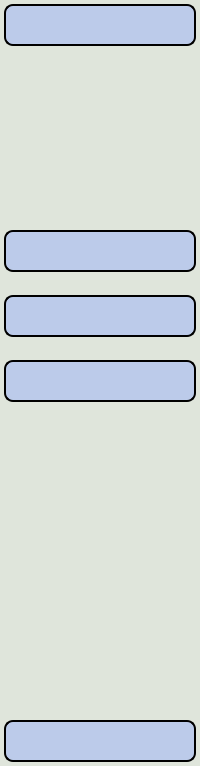
        <widget class="QWidget" name="menu" native="true">
         <property name="minimumSize">
          <size>
           <width>50</width>
           <height>0</height>
          </size>
         </property>
         <property name="maximumSize">
          <size>
           <width>500</width>
           <height>16777215</height>
          </size>
         </property>
         <property name="styleSheet">
          <string notr="true">background-color:rgb(223,229,219);
border-radius: 9px;
</string>
         </property>
         <layout class="QVBoxLayout" name="verticalLayout_11">
          <property name="spacing">
           <number>1</number>
          </property>
          <property name="leftMargin">
           <number>0</number>
          </property>
          <property name="topMargin">
           <number>0</number>
          </property>
          <property name="rightMargin">
           <number>0</number>
          </property>
          <property name="bottomMargin">
           <number>0</number>
          </property>
          <item>
           <widget class="QPushButton" name="menu_btn">
            <property name="sizePolicy">
             <sizepolicy hsizetype="Minimum" vsizetype="Fixed">
              <horstretch>0</horstretch>
              <verstretch>0</verstretch>
             </sizepolicy>
            </property>
            <property name="minimumSize">
             <size>
              <width>40</width>
              <height>50</height>
             </size>
            </property>
            <property name="font">
             <font>
              <family>Cascadia Code</family>
              <pointsize>12</pointsize>
             </font>
            </property>
            <property name="layoutDirection">
             <enum>Qt::LeftToRight</enum>
            </property>
            <property name="styleSheet">
             <string notr="true">margin: 4px 4px 4px 4px;
background-color:rgb(188,203,234);
border-radius:9px;
border: 2px solid #000;
font-size: 12pt;
</string>
            </property>
            <property name="text">
             <string/>
            </property>
            <property name="icon">
             <iconset resource="resources/resources.qrc">
              <normaloff>:/icon-dark/icon-dark/menu.svg</normaloff>:/icon-dark/icon-dark/menu.svg</iconset>
            </property>
            <property name="iconSize">
             <size>
              <width>30</width>
              <height>30</height>
             </size>
            </property>
            <property name="autoRepeatDelay">
             <number>300</number>
            </property>
            <property name="autoRepeatInterval">
             <number>100</number>
            </property>
           </widget>
          </item>
          <item>
           <spacer name="verticalSpacer">
            <property name="orientation">
             <enum>Qt::Vertical</enum>
            </property>
            <property name="sizeType">
             <enum>QSizePolicy::Fixed</enum>
            </property>
            <property name="sizeHint" stdset="0">
             <size>
              <width>20</width>
              <height>160</height>
             </size>
            </property>
           </spacer>
          </item>
          <item>
           <widget class="QWidget" name="remote_controllers" native="true">
            <property name="minimumSize">
             <size>
              <width>0</width>
              <height>210</height>
             </size>
            </property>
            <layout class="QVBoxLayout" name="verticalLayout">
             <property name="spacing">
              <number>0</number>
             </property>
             <property name="leftMargin">
              <number>0</number>
             </property>
             <property name="topMargin">
              <number>0</number>
             </property>
             <property name="rightMargin">
              <number>0</number>
             </property>
             <property name="bottomMargin">
              <number>0</number>
             </property>
             <item>
              <widget class="QPushButton" name="home_btn">
               <property name="minimumSize">
                <size>
                 <width>0</width>
                 <height>50</height>
                </size>
               </property>
               <property name="font">
                <font>
                 <family>Cascadia Code</family>
                 <pointsize>12</pointsize>
                </font>
               </property>
               <property name="styleSheet">
                <string notr="true">margin: 4px 4px 4px 4px;
background-color:rgb(188,203,234);
border-radius:9px;
border: 2px solid #000;
font-size: 12pt;
</string>
               </property>
               <property name="text">
                <string/>
               </property>
               <property name="icon">
                <iconset resource="resources/resources.qrc">
                 <normaloff>:/icon-dark/icon-dark/home.svg</normaloff>:/icon-dark/icon-dark/home.svg</iconset>
               </property>
               <property name="iconSize">
                <size>
                 <width>30</width>
                 <height>30</height>
                </size>
               </property>
              </widget>
             </item>
             <item>
              <widget class="QPushButton" name="recognize_btn">
               <property name="minimumSize">
                <size>
                 <width>0</width>
                 <height>50</height>
                </size>
               </property>
               <property name="font">
                <font>
                 <family>Cascadia Code</family>
                 <pointsize>12</pointsize>
                </font>
               </property>
               <property name="styleSheet">
                <string notr="true">margin: 4px 4px 4px 4px;
background-color:rgb(188,203,234);
border-radius:9px;
border: 2px solid #000;
font-size: 12pt;
</string>
               </property>
               <property name="text">
                <string/>
               </property>
               <property name="icon">
                <iconset resource="resources/resources.qrc">
                 <normaloff>:/icon-dark/icon-dark/user-check.svg</normaloff>:/icon-dark/icon-dark/user-check.svg</iconset>
               </property>
               <property name="iconSize">
                <size>
                 <width>30</width>
                 <height>30</height>
                </size>
               </property>
              </widget>
             </item>
             <item>
              <widget class="QPushButton" name="report_btn">
               <property name="minimumSize">
                <size>
                 <width>0</width>
                 <height>50</height>
                </size>
               </property>
               <property name="font">
                <font>
                 <family>Cascadia Code</family>
                 <pointsize>12</pointsize>
                </font>
               </property>
               <property name="styleSheet">
                <string notr="true">margin: 4px 4px 4px 4px;
background-color:rgb(188,203,234);
border-radius:9px;
border: 2px solid #000;
font-size: 12pt;
</string>
               </property>
               <property name="text">
                <string/>
               </property>
               <property name="icon">
                <iconset resource="resources/resources.qrc">
                 <normaloff>:/icon-dark/icon-dark/file-text.svg</normaloff>:/icon-dark/icon-dark/file-text.svg</iconset>
               </property>
               <property name="iconSize">
                <size>
                 <width>30</width>
                 <height>30</height>
                </size>
               </property>
              </widget>
             </item>
            </layout>
           </widget>
          </item>
          <item>
           <spacer name="verticalSpacer_2">
            <property name="orientation">
             <enum>Qt::Vertical</enum>
            </property>
            <property name="sizeType">
             <enum>QSizePolicy::Expanding</enum>
            </property>
            <property name="sizeHint" stdset="0">
             <size>
              <width>20</width>
              <height>294</height>
             </size>
            </property>
           </spacer>
          </item>
          <item>
           <widget class="QPushButton" name="logout_btn">
            <property name="minimumSize">
             <size>
              <width>0</width>
              <height>50</height>
             </size>
            </property>
            <property name="font">
             <font>
              <family>Cascadia Code</family>
              <pointsize>12</pointsize>
             </font>
            </property>
            <property name="styleSheet">
             <string notr="true">margin: 4px 4px 4px 4px;
background-color:rgb(188,203,234);
border-radius:9px;
border: 2px solid #000;
font-size: 12pt;
</string>
            </property>
            <property name="text">
             <string/>
            </property>
            <property name="icon">
             <iconset resource="resources/resources.qrc">
              <normaloff>:/icon-dark/icon-dark/log-out.svg</normaloff>:/icon-dark/icon-dark/log-out.svg</iconset>
            </property>
            <property name="iconSize">
             <size>
              <width>30</width>
              <height>30</height>
             </size>
            </property>
           </widget>
          </item>
         </layout>
        </widget>
